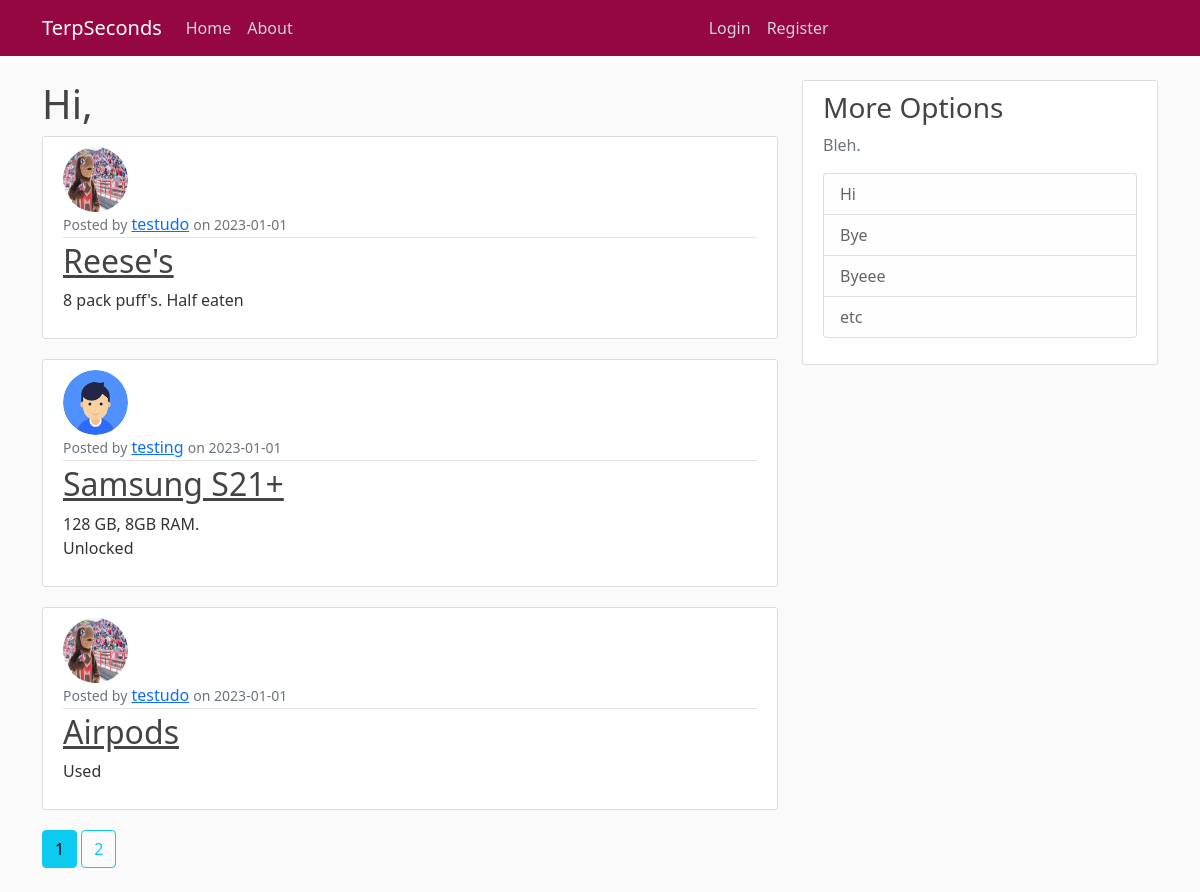
Page /home on the earlier database version.
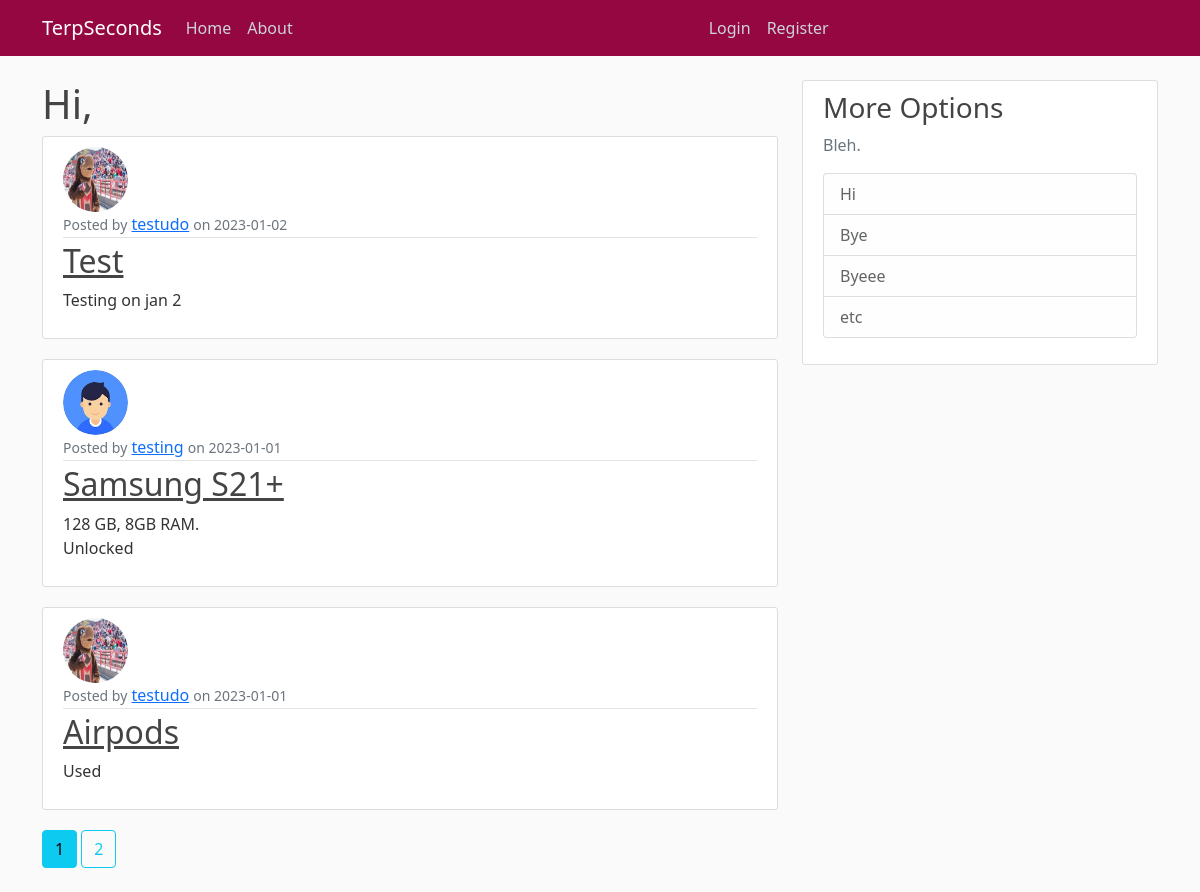
Same page on the later database version.
### terps/models.py (models this page shows, shortened)
class Post(db.Model):
    id = db.Column(db.Integer, primary_key=True)
    title = db.Column(db.String(100), nullable=False)
    date_posted = db.Column(db.DateTime, nullable=False, default=datetime.utcnow)
    description = db.Column(db.Text, nullable=False)
    user_id = db.Column(db.Integer, db.ForeignKey('user.id'), nullable=False)

class User(db.Model, UserMixin):
    id = db.Column(db.Integer, primary_key=True)
    username = db.Column(db.String(20), unique=True, nullable=False)
    email = db.Column(db.String(120), unique=True, nullable=False)
    image_file = db.Column(db.String(20), nullable=False, default='default.jpg')
    password = db.Column(db.String(60), nullable=False)
    posts = db.relationship('Post', backref='author', lazy=True)

### terps/routes.py (the view)
@app.route("/")
@app.route("/home")
def home():
    page = request.args.get('page', 1, type = int)
    posts = Post.query.order_by(Post.date_posted.desc()).paginate(page = page, per_page = 3)
    return render_template('home.html', posts = posts, title ="Home Page")

### terps/templates/home.html
{%extends 'defaultLayout.html'%}
{%block content%}
<h1>Hi, {{current_user.username}}</h1>
    {% for post in posts.items %}
        <article class="media content-section">
            <img class = 'rounded-circle article-img' src="{{url_for('static', filename ='profile_pics/' + post.author.image_file)}}">
          <div class="media-body">
            <div class="article-metadata">
                <small class="text-muted">Posted by</small>
              <a class="mr-2" href="{{url_for('user_posts', username=post.author.username)}}">{{ post.author.username }}</a>
              <small class="text-muted">on {{ post.date_posted.strftime('%Y-%m-%d') }}</small>
            </div>
            <h2><a class="article-title" href="{{ url_for('post', post_id=post.id) }}">{{ post.title }}</a></h2>
            <p class="article-content">{{ post.description }}</p>
          </div>
        </article>
    {% endfor %}
{%for page_num in posts.iter_pages(left_edge=1, right_edge=1, left_current=1, right_current=2)%}
    {%if page_num%}
        {%if posts.page == page_num%}
            <a class = 'btn btn-info mb-4' href="{{url_for('home', page = page_num)}}">{{page_num}}</a>
        {%else%}
            <a class = 'btn btn-outline-info mb-4' href="{{url_for('home', page = page_num)}}">{{page_num}}</a>
        {%endif%}
    {%else%}
        ...
    {%endif%}
{%endfor%}
{% endblock content %}

### terps/templates/defaultLayout.html (shortened to what this page needs)
<html>
<head>
    <link href="https://cdn.jsdelivr.net/npm/bootstrap@5.0.2/dist/css/bootstrap.min.css" rel="stylesheet">
    <link rel="stylesheet" type="text/css" href="{{url_for('static', filename ="main.css")}}">
</head>
<body>
<header class="site-header">
  <nav class="navbar navbar-expand-md navbar-dark bg-steel fixed-top">
    <div class="container">
      <a class="navbar-brand mr-4" href="/">TerpSeconds</a>
      <div class="collapse navbar-collapse" id="navbarToggle">
        <div class="navbar-nav mr-auto">
          <a class="nav-item nav-link" href="{{url_for('home')}}">Home</a>
          <a class="nav-item nav-link" href="{{url_for('about')}}">About</a>
        </div>
        <div class="navbar-nav margin_text">
            {%if current_user.is_authenticated%}
            <a class="nav-item nav-link" href="{{url_for('new_post')}}">New Post</a>
            <a class="nav-item nav-link" href="{{url_for('account')}}">Account</a>
            <a class="nav-item nav-link" href="{{url_for('logout')}}">Sign Out</a>
            {%else%}
          <a class="nav-item nav-link" href="{{url_for('login')}}">Login</a>
          <a class="nav-item nav-link" href="{{url_for('register')}}">Register</a>
            {%endif%}
        </div>
      </div>
    </div>
  </nav>
</header>
<main role="main" class="container">
  <div class="row">
    <div class="col-md-8">
      {% block content %}{% endblock %}
    </div>
    <div class="col-md-4">
      <div class="content-section">
        <h3>More Options</h3>
        <p class='text-muted'>Bleh.
          <ul class="list-group">
            <li class="list-group-item list-group-item-light">Hi</li>
            <li class="list-group-item list-group-item-light">Bye</li>
            <li class="list-group-item list-group-item-light">Byeee</li>
            <li class="list-group-item list-group-item-light">etc</li>
          </ul>
        </p>
      </div>
    </div>
  </div>
</main>
</body>
</html>

### terps/static/main.css (style rules this page uses)
body { background: #fafafa; color: #333333; margin-top: 5rem; }
h1, h2, h3, h4, h5, h6 { color: #444444; }
.bg-steel { background-color: #950740; }
.site-header .navbar-nav .nav-link { color: #cbd5db; }
.margin_text { margin-left: 400px }
.content-section { background: #ffffff; padding: 10px 20px; border: 1px solid #dddddd; border-radius: 3px; margin-bottom: 20px; }
.article-title { color: #444444; }
.article-content { white-space: pre-line; }
.article-img { height: 65px; width: 65px; margin-right: 16px; }
.article-metadata { padding-bottom: 1px; margin-bottom: 4px; border-bottom: 1px solid #e3e3e3 }

Differences in the rows shown:
removed Post: image_file (picture), author.username "testudo", date_posted "2023-01-01", title "Reese's", description "8 pack puff's. Half eaten"
added Post: image_file (picture), author.username "testudo", date_posted "2023-01-02", title "Test", description "Testing on jan 2"
